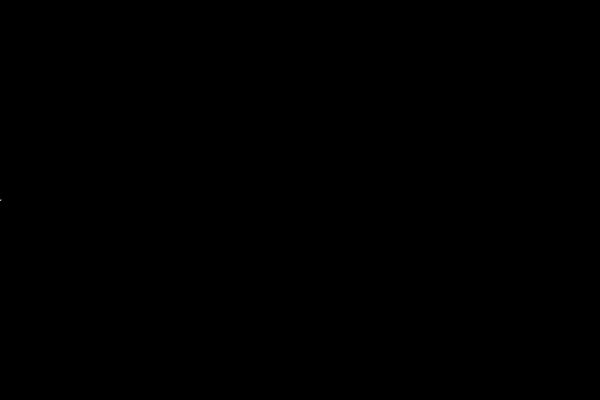
Frame 1 (no input)
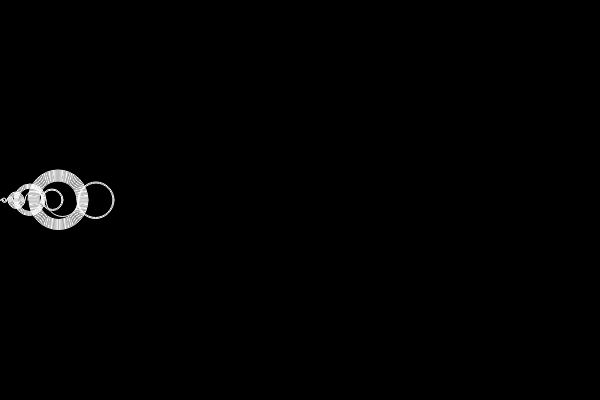
Frame 60 (no input)
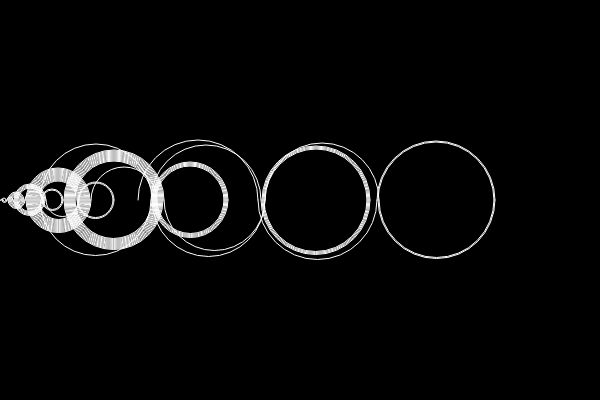
Frame 120 (the mouse pressed at the canvas centre since frame 60)

The p5.js sketch that drew these frames (run headless with seeded random() and noise() and a simulated clock; from frame 60 on, the mouse is pressed at the canvas centre):

// p5.js sketch
// ── sketch.js
let numbers = [];
let count = 1;
let sequence = [];
let index = 0;

function setup() {
  createCanvas(600, 400);
  background(0);
  numbers[index] = true;
  sequence.push(index);
}

function step() {
  let next = index - count;
  if (next < 0 || numbers[next]) {
    next = index + count;
  }
  numbers[next] = true;
  sequence.push(next);

  let diameter = next - index;
  let x = (next + index) / 2;
  stroke(255);
  //strokeWeight(random);
  noFill();
  if (count % 2 == 0) {
    arc(x, height / 2, diameter, diameter, PI, 0);
  } else {
    arc(x, height / 2, diameter, diameter, 0, PI);
  }

  index = next;
  count++;
}

function draw() {
  step();
  //console.log(index);
}
